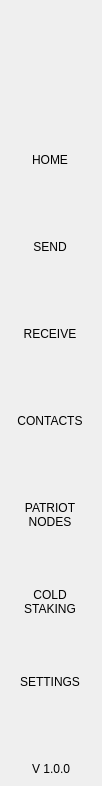
<?xml version="1.0" encoding="UTF-8"?>
<ui version="4.0">
 <class>NavMenuWidget</class>
 <widget class="QWidget" name="NavMenuWidget">
  <property name="geometry">
   <rect>
    <x>0</x>
    <y>0</y>
    <width>102</width>
    <height>786</height>
   </rect>
  </property>
  <property name="windowTitle">
   <string>Form</string>
  </property>
  <property name="styleSheet">
   <string notr="true">padding:0px;
border:none;
margin:0px;</string>
  </property>
  <layout class="QVBoxLayout" name="verticalLayout">
   <property name="spacing">
    <number>0</number>
   </property>
   <property name="leftMargin">
    <number>0</number>
   </property>
   <property name="topMargin">
    <number>0</number>
   </property>
   <property name="rightMargin">
    <number>0</number>
   </property>
   <property name="bottomMargin">
    <number>0</number>
   </property>
   <item>
    <widget class="QWidget" name="navContainer_2" native="true">
     <layout class="QVBoxLayout" name="navContainer" stretch="0,0,0,0">
      <property name="spacing">
       <number>0</number>
      </property>
      <property name="leftMargin">
       <number>0</number>
      </property>
      <property name="topMargin">
       <number>0</number>
      </property>
      <property name="rightMargin">
       <number>0</number>
      </property>
      <property name="bottomMargin">
       <number>10</number>
      </property>
      <item>
       <widget class="QPushButton" name="imgLogo">
        <property name="minimumSize">
         <size>
          <width>0</width>
          <height>120</height>
         </size>
        </property>
        <property name="focusPolicy">
         <enum>Qt::NoFocus</enum>
        </property>
        <property name="text">
         <string/>
        </property>
        <property name="iconSize">
         <size>
          <width>64</width>
          <height>64</height>
         </size>
        </property>
       </widget>
      </item>
      <item>
       <widget class="QScrollArea" name="scrollAreaNav">
        <property name="sizePolicy">
         <sizepolicy hsizetype="Expanding" vsizetype="Expanding">
          <horstretch>0</horstretch>
          <verstretch>0</verstretch>
         </sizepolicy>
        </property>
        <property name="minimumSize">
         <size>
          <width>0</width>
          <height>0</height>
         </size>
        </property>
        <property name="styleSheet">
         <string notr="true">QScrollBar {
height:0px;
 width:0px;
}

#scrollAreaNav{
background-color:transparent;
}</string>
        </property>
        <property name="horizontalScrollBarPolicy">
         <enum>Qt::ScrollBarAlwaysOff</enum>
        </property>
        <property name="sizeAdjustPolicy">
         <enum>QAbstractScrollArea::AdjustToContents</enum>
        </property>
        <property name="widgetResizable">
         <bool>true</bool>
        </property>
        <property name="alignment">
         <set>Qt::AlignLeading|Qt::AlignLeft|Qt::AlignTop</set>
        </property>
        <widget class="QWidget" name="scrollAreaNavVert">
         <property name="geometry">
          <rect>
           <x>0</x>
           <y>0</y>
           <width>100</width>
           <height>640</height>
          </rect>
         </property>
         <property name="sizePolicy">
          <sizepolicy hsizetype="Preferred" vsizetype="Expanding">
           <horstretch>0</horstretch>
           <verstretch>0</verstretch>
          </sizepolicy>
         </property>
         <property name="minimumSize">
          <size>
           <width>0</width>
           <height>0</height>
          </size>
         </property>
         <property name="autoFillBackground">
          <bool>false</bool>
         </property>
         <property name="styleSheet">
          <string notr="true">#scrollAreaNavVert{
background-color:transparent;
}</string>
         </property>
         <layout class="QVBoxLayout" name="verticalLayout_3">
          <property name="spacing">
           <number>0</number>
          </property>
          <property name="sizeConstraint">
           <enum>QLayout::SetDefaultConstraint</enum>
          </property>
          <property name="leftMargin">
           <number>0</number>
          </property>
          <property name="topMargin">
           <number>0</number>
          </property>
          <property name="rightMargin">
           <number>0</number>
          </property>
          <property name="bottomMargin">
           <number>0</number>
          </property>
          <item>
           <widget class="QToolButton" name="btnDashboard">
            <property name="minimumSize">
             <size>
              <width>100</width>
              <height>80</height>
             </size>
            </property>
            <property name="text">
             <string>HOME
</string>
            </property>
            <property name="iconSize">
             <size>
              <width>32</width>
              <height>32</height>
             </size>
            </property>
            <property name="checkable">
             <bool>true</bool>
            </property>
            <property name="checked">
             <bool>true</bool>
            </property>
            <property name="autoExclusive">
             <bool>true</bool>
            </property>
           </widget>
          </item>
          <item>
           <widget class="QToolButton" name="btnSend">
            <property name="minimumSize">
             <size>
              <width>100</width>
              <height>80</height>
             </size>
            </property>
            <property name="text">
             <string>SEND
</string>
            </property>
            <property name="iconSize">
             <size>
              <width>32</width>
              <height>32</height>
             </size>
            </property>
            <property name="checkable">
             <bool>true</bool>
            </property>
            <property name="autoExclusive">
             <bool>true</bool>
            </property>
           </widget>
          </item>
          <item>
           <widget class="QToolButton" name="btnReceive">
            <property name="minimumSize">
             <size>
              <width>100</width>
              <height>80</height>
             </size>
            </property>
            <property name="text">
             <string>RECEIVE
</string>
            </property>
            <property name="checkable">
             <bool>true</bool>
            </property>
            <property name="autoExclusive">
             <bool>true</bool>
            </property>
           </widget>
          </item>
          <item>
           <widget class="QToolButton" name="btnAddress">
            <property name="minimumSize">
             <size>
              <width>100</width>
              <height>80</height>
             </size>
            </property>
            <property name="text">
             <string>CONTACTS
</string>
            </property>
            <property name="iconSize">
             <size>
              <width>32</width>
              <height>32</height>
             </size>
            </property>
            <property name="checkable">
             <bool>true</bool>
            </property>
            <property name="autoExclusive">
             <bool>true</bool>
            </property>
           </widget>
          </item>
          <item>
           <widget class="QToolButton" name="btnMaster">
            <property name="minimumSize">
             <size>
              <width>100</width>
              <height>80</height>
             </size>
            </property>
            <property name="text">
             <string>PATRIOT
NODES</string>
            </property>
            <property name="iconSize">
             <size>
              <width>32</width>
              <height>32</height>
             </size>
            </property>
            <property name="checkable">
             <bool>true</bool>
            </property>
            <property name="autoExclusive">
             <bool>true</bool>
            </property>
           </widget>
          </item>
          <item>
           <widget class="QToolButton" name="btnColdStaking">
            <property name="minimumSize">
             <size>
              <width>100</width>
              <height>80</height>
             </size>
            </property>
            <property name="text">
             <string>COLD
STAKING</string>
            </property>
            <property name="iconSize">
             <size>
              <width>32</width>
              <height>32</height>
             </size>
            </property>
            <property name="checkable">
             <bool>true</bool>
            </property>
            <property name="autoExclusive">
             <bool>true</bool>
            </property>
           </widget>
          </item>
          <item>
           <widget class="QToolButton" name="btnSettings">
            <property name="minimumSize">
             <size>
              <width>100</width>
              <height>80</height>
             </size>
            </property>
            <property name="text">
             <string>SETTINGS
</string>
            </property>
            <property name="iconSize">
             <size>
              <width>32</width>
              <height>32</height>
             </size>
            </property>
            <property name="checkable">
             <bool>true</bool>
            </property>
            <property name="autoExclusive">
             <bool>true</bool>
            </property>
           </widget>
          </item>
         </layout>
        </widget>
       </widget>
      </item>
      <item>
       <spacer name="verticalSpacer">
        <property name="orientation">
         <enum>Qt::Vertical</enum>
        </property>
        <property name="sizeType">
         <enum>QSizePolicy::Minimum</enum>
        </property>
        <property name="sizeHint" stdset="0">
         <size>
          <width>20</width>
          <height>20</height>
         </size>
        </property>
       </spacer>
      </item>
      <item alignment="Qt::AlignHCenter">
       <widget class="QLabel" name="labelVersion">
        <property name="maximumSize">
         <size>
          <width>16777215</width>
          <height>60</height>
         </size>
        </property>
        <property name="text">
         <string>V 1.0.0</string>
        </property>
        <property name="alignment">
         <set>Qt::AlignBottom|Qt::AlignHCenter</set>
        </property>
       </widget>
      </item>
     </layout>
    </widget>
   </item>
  </layout>
 </widget>
 <resources/>
 <connections/>
</ui>
